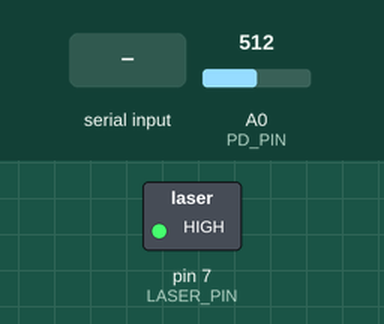
Simulated run of this sketch. Board: Arduino Uno, built with avr-gcc and run on an emulated ATmega328P. Shown: switched loads named in the sketch (green lamp = pin HIGH). The test bench sets the inputs (shaded band); at power-on: A0 (PD_PIN) = 512. What the sketch prints to the serial monitor is not drawn.

Above: at 15.6 s.
15.7 s: "p" received over Serial
At 17.6 s:
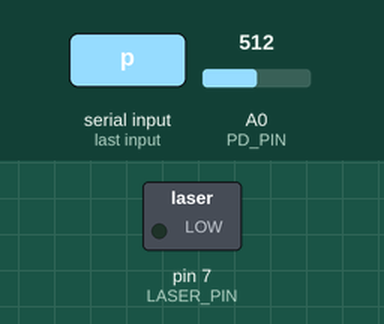
Timing chart, 0 to 35.7 s (numbered marks = the images above; inputs shaded):
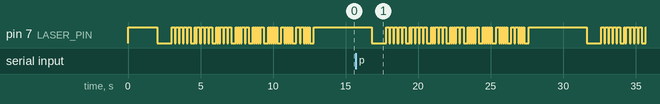

The sketch:

send_receiveTest_v2-2.ino
```cpp
/*****************************************************************
  autoMarkDigitTx_adcMonitor.ino     2025-06-15
  ---------------------------------------------------------------
  自動送信:  [Header(2s)] 0 1 2 3 4 5 6 7 [Footer(2s)]
             ↑これを NUM_TRIALS 回くり返す
  受  信 :   A0 を 1 kHz で読み出し "millis,adc" 表示
*****************************************************************/

/* === ユーザ設定 === */
const uint8_t  NUM_TRIALS = 3;     // 何セット送るか
const uint16_t TH_H = 800;         // ADC High 判定用
const uint16_t TH_L = 300;         // ADC Low 復帰用

/* === パルス仕様 === */
const uint32_t MARK_MS = 2000;     // ヘッダー/フッター = 2s 点灯
const uint32_t GAP_MS  = 1000;     // ヘッダー後サイレンス
const uint16_t DOT_MS  = 70;       // dot 長さ
const uint16_t CHAR_GAP_MS = DOT_MS * 3;

const char* MORSE[8]={
  "-----",".----","..---","...--","....-",".....","-....","--..."
};

/* === ピン === */
const uint8_t LASER_PIN = 7;
const uint8_t PD_PIN    = A0;

/* === 送信ヘルパ === */
inline void laser(bool on){ digitalWrite(LASER_PIN,on); }
void txDot (){ laser(true);  delay(DOT_MS);   laser(false); delay(DOT_MS); }
void txDash(){ laser(true);  delay(3*DOT_MS); laser(false); delay(DOT_MS); }
void sendHeader(){ laser(true); delay(MARK_MS); laser(false); delay(GAP_MS); }
void sendFooter(){ laser(true); delay(MARK_MS); laser(false); }

void sendOneSequence(){
  sendHeader();
  for(uint8_t d=0; d<8; ++d){
    for(const char* p=MORSE[d]; *p; ++p) (*p=='-')?txDash():txDot();
    delay(CHAR_GAP_MS);
  }
  sendFooter();
}

/* === ADC モニタ設定 === */
bool plotON = true;
const uint32_t SAMPLE_US = 1000;   // 1 kHz

/* === SETUP === */
void setup(){
  pinMode(LASER_PIN,OUTPUT); laser(false);
  pinMode(PD_PIN,INPUT);
  Serial.begin(115200);
  while(!Serial);
  Serial.println(F("=== Auto Tx (Header 0-7 Footer) + ADC monitor ==="));
  Serial.println(F("# millis,adc"));
}

/* === LOOP === */
void loop(){
  /* 1) ADC 出力 (1 kHz) */
  static uint32_t nextSample = micros();
  if((int32_t)(micros()-nextSample) >= 0){
    nextSample += SAMPLE_US;
    if(plotON){
      Serial.print(millis()); Serial.print(',');
      Serial.println(analogRead(PD_PIN));
    }
  }

  /* 2) 自動送信トリガ (blocking) */
  static uint8_t sentCnt = 0;
  if(sentCnt < NUM_TRIALS){
    sendOneSequence();
    ++sentCnt;
  }

  /* 3) シリアルコマンド */
  if(Serial.available()){
    char c=Serial.read();
    if(c=='p'||c=='P'){
      plotON=!plotON;
      Serial.print(F("--- Plot "));Serial.println(plotON?F("ON"):F("OFF"));
    }
  }
}
```
